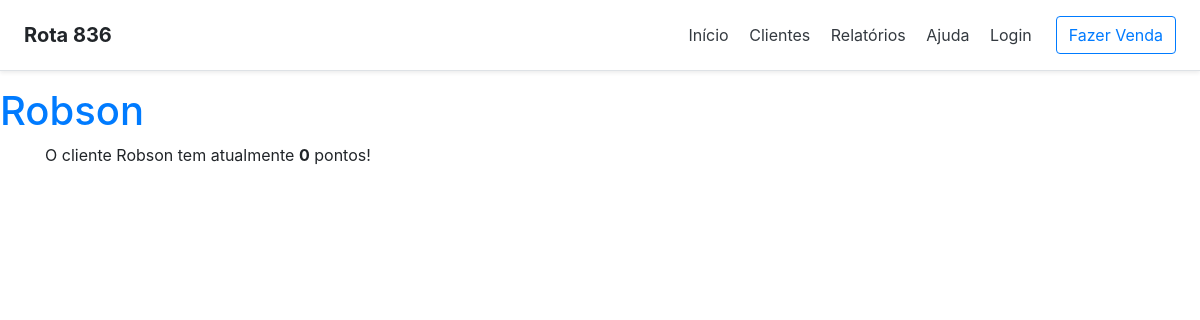
/salao/cliente/2/, run on an earlier commit of the app's database.
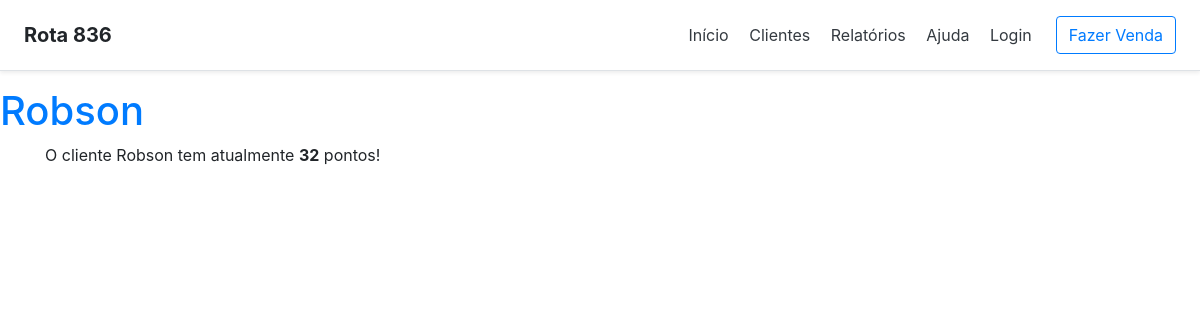
And on a later commit of the database.
### salao/models.py (models this page shows, shortened)
class Cliente (models.Model):
    nome_cliente = models.CharField(max_length=200, null=False)
    telefone_cliente = models.CharField(max_length=12)
    instagram_cliente = models.CharField(max_length=50)
    bairro_cliente = models.CharField(max_length=200, null=False)
    @property
    def pontos_cliente(self):
        pontos = 0
        for x in Venda.objects.all():
            if x.cliente_venda.id == self.id:
                pontos = x.soma_pontos_venda
        return pontos

class Venda(models.Model):
    data_hora_venda = models.DateTimeField('date published')
    cliente_venda = models.ForeignKey(Cliente, on_delete=models.CASCADE, null=False)
    servico_venda = models.ManyToManyField(Servico, blank=True)
    produto_venda = models.ManyToManyField(Produto, blank=True)
    @property
    def soma_pontos_venda(self):
        pontos = 0
        if self.servico_venda:
            for x in self.servico_venda.all():
                pontos = pontos + x.pontos_servico
        if self.produto_venda:
            for x in self.produto_venda.all():
                pontos = pontos + x.pontos_produto
        return pontos

class Servico(models.Model):
    desc_servico = models.CharField(max_length=200, null=False)
    pontos_servico = models.IntegerField(null=False)
    valor_servico = models.FloatField(null=False)

class Produto(models.Model):
    desc_produto = models.CharField(max_length=200, null=False)
    pontos_produto = models.IntegerField(null=False)
    valor_produto = models.FloatField(max_length=12, null=False)
    marca_produto = models.CharField(max_length=100, null=False)

### salao/views.py (the view)
# urls.py: path('cliente/<int:pk>/', views.DetailViewCliente.as_view(), name='detalhes_cliente'),
class DetailViewCliente(generic.DetailView):
    model = Cliente
    template_name = 'salao/cliente/detalhes.html'

### salao/templates/salao/cliente/detalhes.html (shortened to what this page needs)
{% extends '../base.html' %}
{% block h1_pagina %}
    {{ cliente.nome_cliente }}
{% endblock h1_pagina %}
{% block content %}
    <p> O cliente {{ cliente.nome_cliente }} tem atualmente <b>{{ cliente.pontos_cliente}}</b> pontos! </p>
{% endblock content %}

### salao/templates/salao/base.html (shortened to what this page needs)
{% load staticfiles %}
<!DOCTYPE html>
<html lang="pt-br">
<head>
    <link href="{% static 'css/bootstrap.min.css' %}" rel="stylesheet">
    <link href="{% static 'css/bootstrap.css' %}" rel="stylesheet">
</head>
<body>
    <div class="d-flex flex-column flex-md-row align-items-center p-3 px-md-4 mb-3 bg-white border-bottom shadow-sm">
      <h5 class="my-0 mr-md-auto font-weight-bold">Rota 836</h5>
      <nav class="my-2 my-md-0 mr-md-3">
        <a class="p-2 text-dark" href="#">Início</a>
        <a class="p-2 text-dark" href="#">Clientes</a>
        <a class="p-2 text-dark" href="#">Relatórios</a>
        <a class="p-2 text-dark" href="#">Ajuda</a>
        <a class="p-2 text-dark" href="#">Login</a>
      </nav>
      <a class="btn btn-outline-primary" href="#">Fazer Venda</a>
    </div>
    <div class="page-header">
            <h1><a href="/">{% block h1_pagina %}{% endblock h1_pagina %}</a></h1>
    </div>
        <div class="content container">
            {% block content %}
            {% endblock content %}
        </div>
</body>
</html>

What changed in the data, as far as the page shows it:
changed through a linked row, Venda: pontos_cliente "0" → "32"
